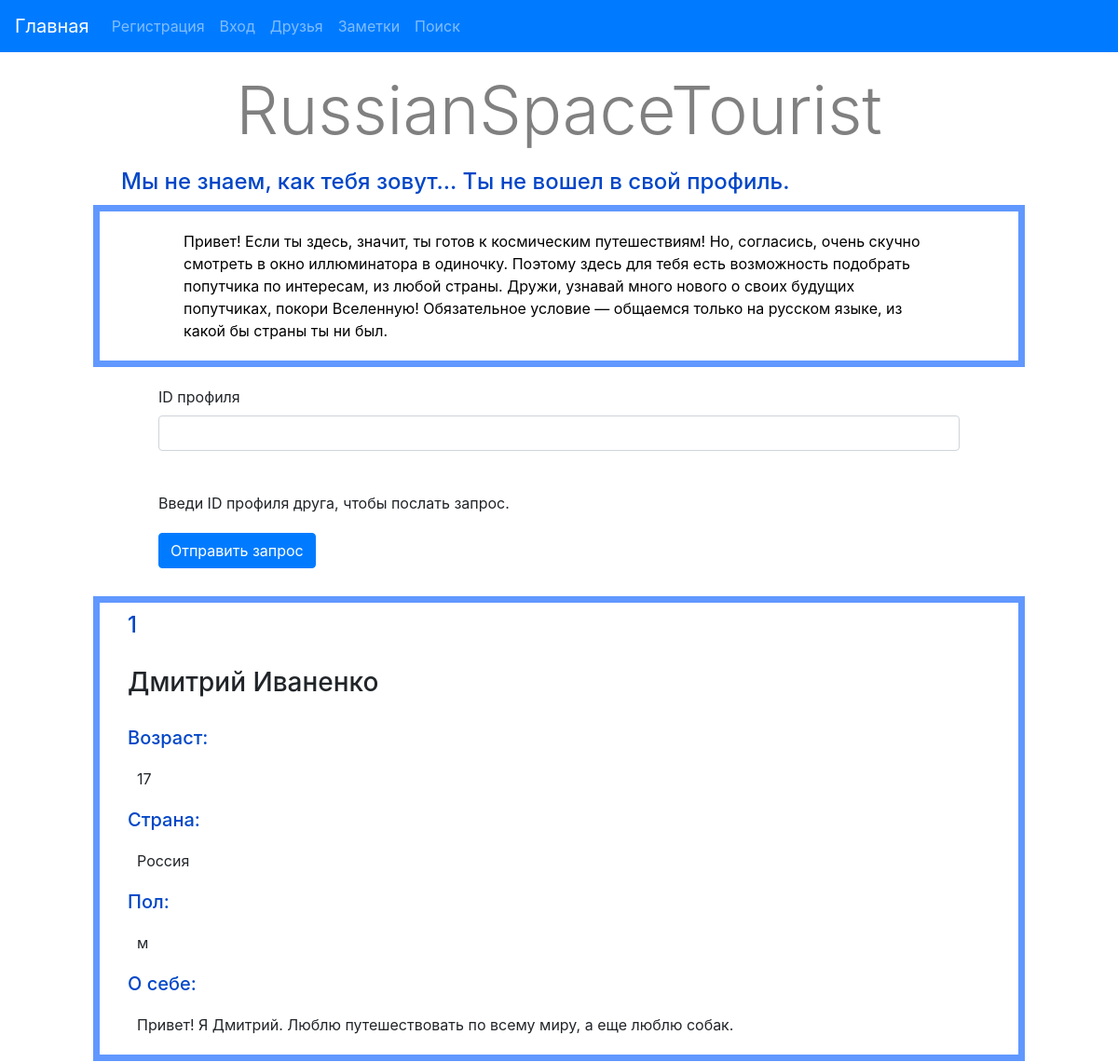
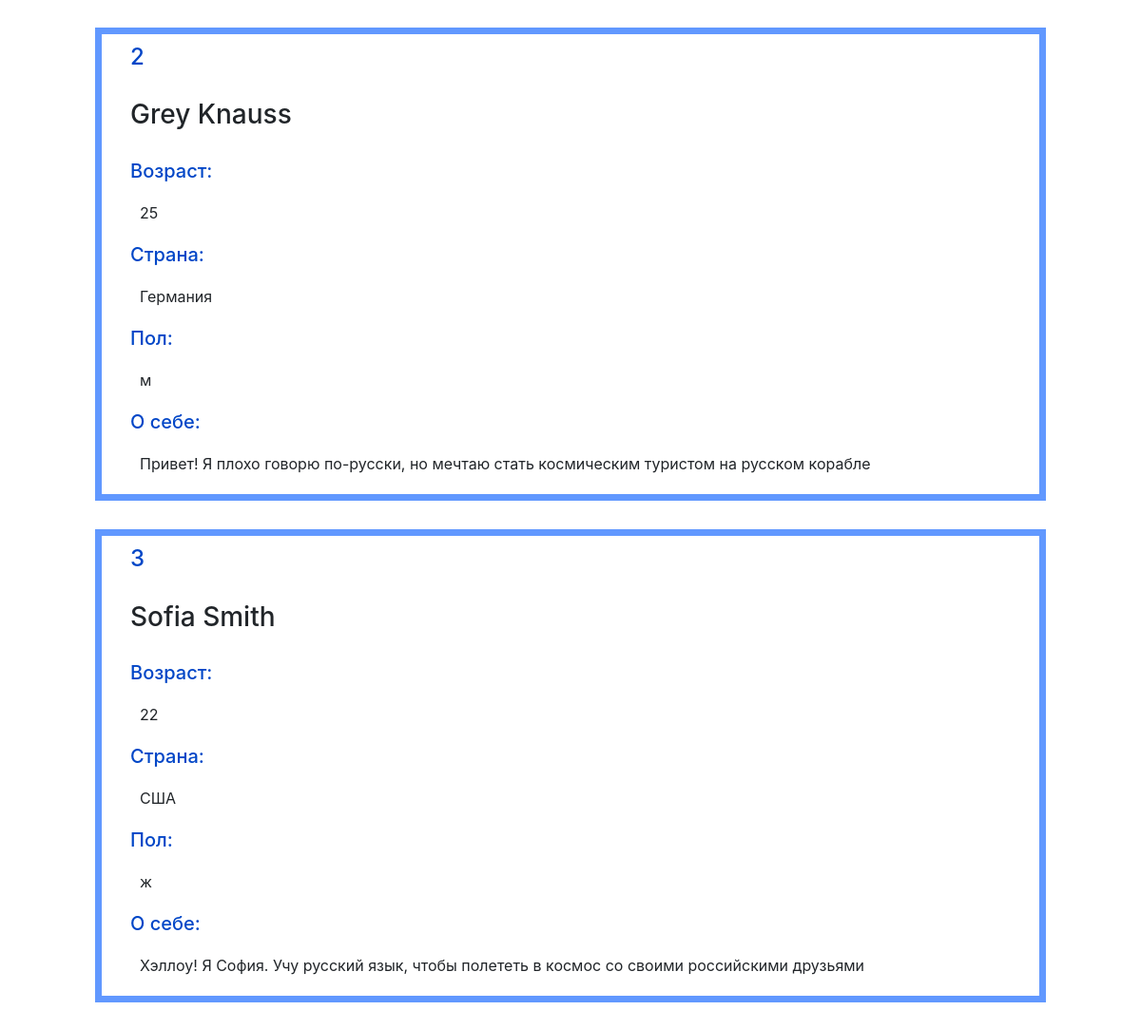
/index, run on the app's committed database (2 pictures, top to bottom).
### data/profiles.py (models this page shows)
class Profiles(SqlAlchemyBase):
    __tablename__ = 'profiles'
    id = sqlalchemy.Column(sqlalchemy.Integer,
                           primary_key=True, autoincrement=True)
    user_id = sqlalchemy.Column(sqlalchemy.Integer,
                                sqlalchemy.ForeignKey("users.id"))
    user = orm.relation('User')

### data/users.py (models this page shows)
class User(SqlAlchemyBase, UserMixin):
    __tablename__ = 'users'
    id = sqlalchemy.Column(sqlalchemy.Integer, primary_key=True, autoincrement=True)
    name = sqlalchemy.Column(sqlalchemy.String)
    surname = sqlalchemy.Column(sqlalchemy.String)
    age = sqlalchemy.Column(sqlalchemy.Integer)
    country = sqlalchemy.Column(sqlalchemy.String)
    sex = sqlalchemy.Column(sqlalchemy.String)
    password = sqlalchemy.Column(sqlalchemy.String)
    email = sqlalchemy.Column(sqlalchemy.String, unique=True)
    bio = sqlalchemy.Column(sqlalchemy.String)
    photo = sqlalchemy.Column(sqlalchemy.String)
    profiles = orm.relation("Profiles", back_populates='user')
    parameters = orm.relation("Parameter", back_populates='user')
    notes = orm.relation("Note", back_populates='user')

### main.py (the view, shortened to what this page needs)
@app.route('/', methods=['GET', 'POST'])
@app.route('/index', methods=['GET', 'POST'])
def index():
    form = RequestForm()
    if current_user.is_authenticated:  # проверим может ли быть установлен параметр поика
        parameter = session.query(parameters.Parameter).filter(parameters.Parameter.user_id == current_user.id).first()
    else:
        parameter = ''
    profiles_list = sort_profiles(parameter)  # получаем список анкет, подходящих под параметры
    return render_template('main.html', title='Home page',
                           profs=profiles_list, form=form)

### forms1.py
class RequestForm(FlaskForm):
    profile_id = StringField('ID профиля', validators=[DataRequired()])
    submit = SubmitField('Отправить запрос')

### main.py (called while the page is built, shortened)
def sort_profiles(parameter):  # сортируем анкеты по праметрам
    profiles_list_all = []
    profiles_list = []
    for profile in session.query(profiles.Profiles):
        profiles_list_all.append([profile, session.query(users.User).filter(
            users.User.id == profile.user_id).first()])  # получаем все анкеты
    if not parameter:  # если параметр сортировки не задан, то возвращаем полный список анкет
        return profiles_list_all

### templates/main.html (shortened to what this page needs)
{% extends "base.html" %}
{% block content %}
<div class='content1'>
    <p class="display-3" align="center" style='padding-top:50px; color:grey;'>RussianSpaceTourist</p>
    {%if current_user.is_authenticated%}
    <h4>Привет, {{current_user.name}} {{current_user.surname}}</h4>
    {% else %}
    <h4>Мы не знаем, как тебя зовут... Ты не вошел в свой профиль.</h4>
    {% endif %}
    <div id='inform' style='border: 7px solid #6198ff; width: 1000px;'>
        <p style="padding:0 50px; color: black;">Привет! Если ты здесь, значит, ты готов к космическим путешествиям!
            Но, согласись, очень скучно смотреть в окно иллюминатора в одиночку.
            Поэтому здесь для тебя есть возможность подобрать попутчика по интересам, из любой страны.
            Дружи, узнавай много нового о своих будущих попутчиках, покори Вселенную!
            Обязательное условие — общаемся только на русском языке,
            из какой бы страны ты ни был.
        </p>
    </div>
    <div id="profiles">
        <form action="" method="post">
            <p>
                {{ form.profile_id.label }}<br>
                {{ form.profile_id(class="form-control", type="number") }}<br>
            </p>
            <p>Введи ID профиля друга, чтобы послать запрос.</p>
            <p>{{ form.submit(type="submit", class="btn btn-primary") }}</p>
        </form>
        {% for i in profs: %}
        <div style='margin:30px 0;border: 7px solid #6198ff; width: 1000px;'>
            <h4>{{i[0].id}}</h4>
            <h3>{{i[1].name}} {{i[1].surname}}</h3>
            <h5>Возраст: </h5>
            <p>{{i[1].age}}</p>
            <h5>Страна: </h5>
            <p>{{i[1].country}}</p>
            <h5>Пол: </h5>
            <p>{{i[1].sex}}</p>
            <h5>О себе: </h5>
            <p>{{i[1].bio}}</p>
        </div>
        {% endfor %}
    </div>
</div>
{% endblock %}

### templates/base.html (shortened to what this page needs)
<!DOCTYPE html>
<html lang="en">
<head>
    <link rel="stylesheet"
          href="https://stackpath.bootstrapcdn.com/bootstrap/4.4.1/css/bootstrap.min.css"
>
</head>
<body background="https://i.sunhome.ru/journal/179/zemlya-golubaya-planeta.orig.jpg">
<nav class="navbar navbar-expand-lg fixed-top bg-primary navbar-dark">
    <a class="navbar-brand" href="https://russianspacetourist.herokuapp.com/">Главная</a>
    <div class="collapse navbar-collapse " id="navbarSupportedContent">
        <ul class="navbar-nav mr-4">
            {% if current_user.is_authenticated %}
            <li class="nav-item">
                <a class="nav-link" href="https://russianspacetourist.herokuapp.com/logout">Выход</a>
            </li>
            {% else %}
            <li class="nav-item">
                <a class="nav-link" href="https://russianspacetourist.herokuapp.com/register">Регистрация</a>
            </li>
            {% endif %}
            <li class="nav-item">
                <a class="nav-link " href="https://russianspacetourist.herokuapp.com/login">Вход</a>
            </li>
            <li class="nav-item">
                <a class="nav-link " href="https://russianspacetourist.herokuapp.com/friends">Друзья</a>
            </li>
            <li class="nav-item">
                <a class="nav-link " href="https://russianspacetourist.herokuapp.com/notes">Заметки</a>
            </li>
            <li class="nav-item">
                <a class="nav-link " href="https://russianspacetourist.herokuapp.com/parameters">Поиск</a>
            </li>
        </ul>
    </div>
</nav>
{% block content %}{% endblock %}
</body>
</html>

### templates/base.html (style rules this page uses)
div.content1 { margin:0 auto; width: 1000px; min-height: 750px; background-color: white; padding: 5px 0px; }

### templates/main.html (style rules this page uses)
h5 { color: #0046c7; margin: 0 30px; }
p { margin: 20px 40px; }
form { margin: 20px 30px; }
h3 { margin: 30px 30px; }
h4 { color: #0046c7; margin: 10px 30px; }

### data on the page
Profiles: id "1", name "Дмитрий", surname "Иваненко", age "17", country "Россия", sex "м", bio "Привет! Я Дмитрий. Люблю путешествовать по всему миру, а еще люблю собак."
Profiles: id "2", name "Grey", surname "Knauss", age "25", country "Германия", sex "м", bio "Привет! Я плохо говорю по-русски, но мечтаю стать космическим туристом на русском корабле"
Profiles: id "3", name "Sofia", surname "Smith", age "22", country "США", sex "ж", bio "Хэллоу! Я София. Учу русский язык, чтобы полететь в космос со своими российскими друзьями"
